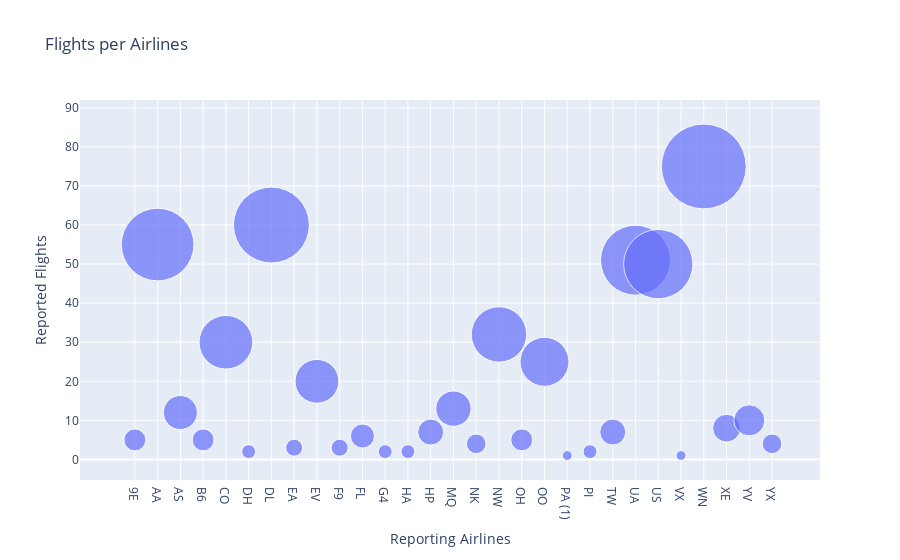

The cell this chart's notebook holds for it:
### Markdown cell above
### Bubble Chart

### Code cell
reported_flights = airline_sample.groupby("Reporting_Airline")["Flights"].sum()
import plotly.express as px
fig = px.scatter(x = reported_flights.index, 
                 y = reported_flights.values,
                 size = reported_flights.values,
                 hover_name = reported_flights.index,
                 title = "Flights per Airlines", 
                 labels = dict(x = "Reporting Airlines", y = "Reported Flights"),
                 size_max = 60)
fig.show()

### Figure 1 — Plotly figure (JSON) as saved in the notebook; plotly's stock layout.template omitted (floating-point values rounded to 4 significant figures)
{"data": [{"hovertemplate": "<b>%{hovertext}</b><br><br>Reporting Airlines=%{x}<br>Reported Flights=%{y}<br>size=%{marker.size}<extra></extra>", "hovertext": ["9E", "AA", "AS", "B6", "CO", "DH", "DL", "EA", "EV", "F9", "FL", "G4", "HA", "HP", "MQ", "NK", "NW", "OH", "OO", "PA (1)", "PI", "TW", "UA", "US", "VX", "WN", "XE", "YV", "YX"], "legendgroup": "", "marker": {"color": "#636efa", "size": [5.0, 55.0, 12.0, 5.0, 30.0, 2.0, 60.0, 3.0, 20.0, 3.0, 6.0, 2.0, 2.0, 7.0, 13.0, 4.0, 32.0, 5.0, 25.0, 1.0, 2.0, 7.0, 51.0, 50.0, 1.0, 75.0, 8.0, 10.0, 4.0], "sizemode": "area", "sizeref": 0.02083, "symbol": "circle"}, "mode": "markers", "name": "", "orientation": "v", "showlegend": false, "type": "scatter", "x": ["9E", "AA", "AS", "B6", "CO", "DH", "DL", "EA", "EV", "F9", "FL", "G4", "HA", "HP", "MQ", "NK", "NW", "OH", "OO", "PA (1)", "PI", "TW", "UA", "US", "VX", "WN", "XE", "YV", "YX"], "xaxis": "x", "y": [5.0, 55.0, 12.0, 5.0, 30.0, 2.0, 60.0, 3.0, 20.0, 3.0, 6.0, 2.0, 2.0, 7.0, 13.0, 4.0, 32.0, 5.0, 25.0, 1.0, 2.0, 7.0, 51.0, 50.0, 1.0, 75.0, 8.0, 10.0, 4.0], "yaxis": "y"}], "layout": {"autosize": true, "legend": {"itemsizing": "constant", "tracegroupgap": 0}, "title": {"text": "Flights per Airlines"}, "xaxis": {"anchor": "y", "autorange": true, "domain": [0, 1], "range": [-1.85, 29.82], "title": {"text": "Reporting Airlines"}, "type": "category"}, "yaxis": {"anchor": "x", "autorange": true, "domain": [0, 1], "range": [-9.674, 113.7], "title": {"text": "Reported Flights"}, "type": "linear"}}}
